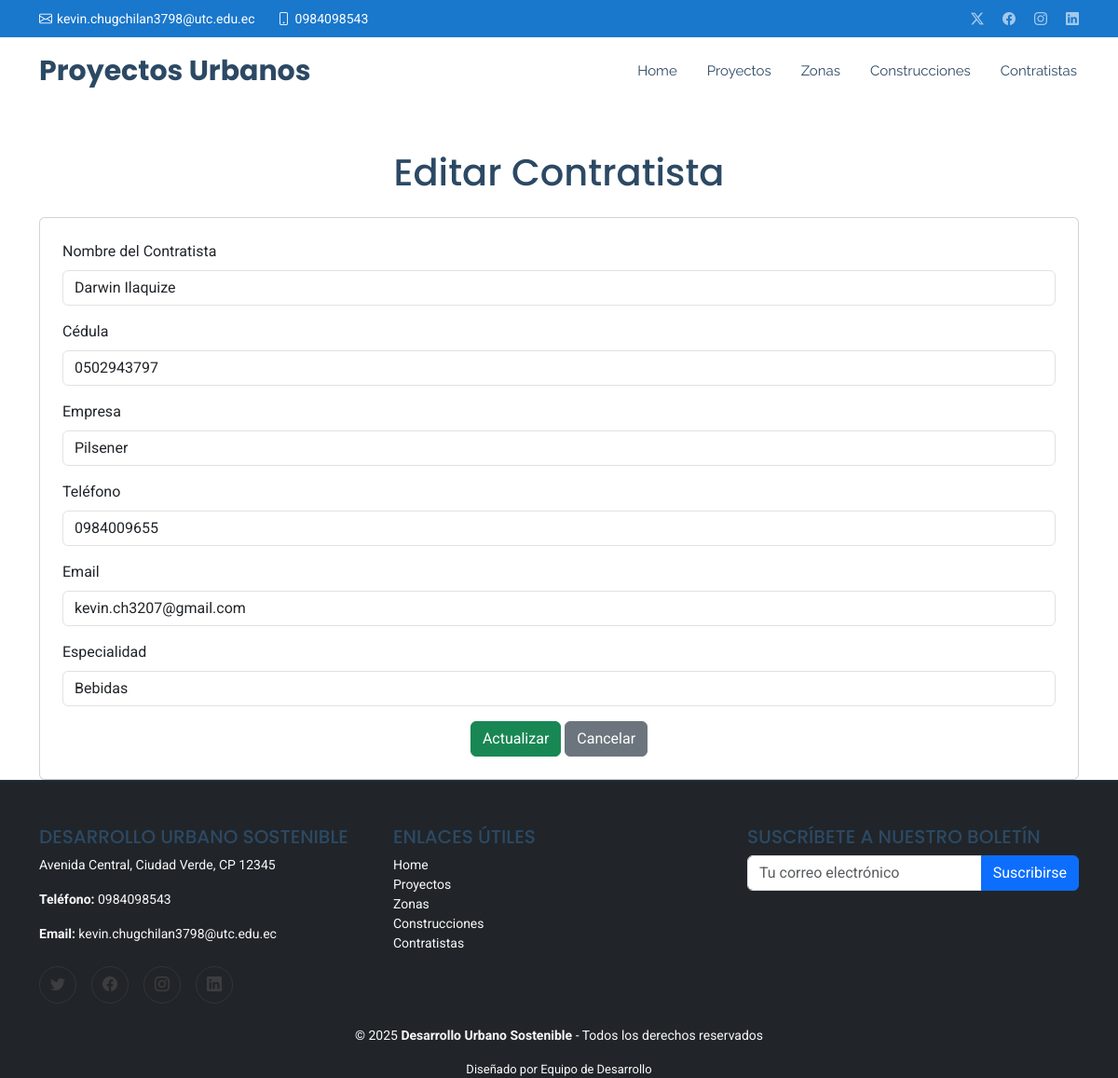
/EditarContratista/3, run on the app's committed database.
### Aplicaciones/Gestion_Proyectos_Urbanos/models.py (models this page shows, shortened)
class Contratista(models.Model):
    nombre = models.CharField(max_length=255)
    cedula = models.CharField(max_length=15, null=True)
    empresa = models.CharField(max_length=255, blank=True, null=True)
    telefono = models.CharField(max_length=15)
    email = models.EmailField()
    especialidad = models.CharField(max_length=255)

### Aplicaciones/Gestion_Proyectos_Urbanos/views.py (the view, shortened to what this page needs)
# urls.py: path('EditarContratista/<int:id>', views.editar_contratista, name='EditarContratista'),
def editar_contratista(request, id):
    contratista = get_object_or_404(Contratista, pk=id)
    return render(request, 'Contratistas/editar_contratista.html', {'contratista': contratista})

### Aplicaciones/Gestion_Proyectos_Urbanos/templates/Contratistas/editar_contratista.html (shortened to what this page needs)
{% extends 'base.html' %}
{% block content %}
<div class="container mt-5">
    <h1 class="text-center mb-4">Editar Contratista</h1>
    <div class="card p-4">
        <form action="{% url 'EditarContratista' contratista.id %}" method="post" id="form_editar_contratista">
            <div class="mb-3">
                <label for="nombre" class="form-label">Nombre del Contratista</label>
                <input type="text" class="form-control" id="nombre" name="nombre" value="{{ contratista.nombre }}">
            </div>
            <div class="mb-3">
                <label for="cedula" class="form-label">Cédula</label>
                <input type="text" class="form-control" id="cedula" name="cedula" value="{{ contratista.cedula }}" readonly>
            </div>
            <div class="mb-3">
                <label for="empresa" class="form-label">Empresa</label>
                <input type="text" class="form-control" id="empresa" name="empresa" value="{{ contratista.empresa }}">
            </div>
            <div class="mb-3">
                <label for="telefono" class="form-label">Teléfono</label>
                <input type="text" class="form-control" id="telefono" name="telefono" value="{{ contratista.telefono }}">
            </div>
            <div class="mb-3">
                <label for="email" class="form-label">Email</label>
                <input type="email" class="form-control" id="email" name="email" value="{{ contratista.email }}">
            </div>
            <div class="mb-3">
                <label for="especialidad" class="form-label">Especialidad</label>
                <input type="text" class="form-control" id="especialidad" name="especialidad" value="{{ contratista.especialidad }}">
            </div>
            <div class="text-center">
                <button type="submit" class="btn btn-success">Actualizar</button>
                <a href="{% url 'VerContratistas' %}" class="btn btn-secondary">Cancelar</a>
            </div>
        </form>
    </div>
</div>
{% endblock %}

### Desarrollo_Urbano_Sostenible/static/plantillas/assets/css/main.css (style rules this page uses)
:root { --default-font: "Roboto", system-ui, -apple-system, "Segoe UI", Roboto, "Helvetica Neue", Arial, "Noto Sans", "Liberation Sans", sans-serif, "Apple Color Emoji", "Segoe UI Emoji", "Segoe UI Symbol", "Noto Color Emoji"; --heading-font: "Poppins", sans-serif; --nav-font: "Raleway", sans-serif; }
:root { --background-color: #ffffff; --default-color: #444444; --heading-color: #2c4964; --accent-color: #1977cc; --surface-color: #ffffff; --contrast-color: #ffffff; }
:root { --nav-color: #2c4964; --nav-hover-color: #1977cc; --nav-mobile-background-color: #ffffff; --nav-dropdown-background-color: #ffffff; --nav-dropdown-color: #2c4964; --nav-dropdown-hover-color: #1977cc; }
:root { scroll-behavior: smooth; }
body { color: var(--default-color); background-color: var(--background-color); font-family: var(--default-font); }
a { color: var(--accent-color); text-decoration: none; transition: 0.3s; }
h1, h2, h3, h4, h5, h6 { color: var(--heading-color); font-family: var(--heading-font); }

### data on the page
Contratista: nombre "Darwin Ilaquize", cedula "0502943797", empresa "Pilsener", telefono "0984009655", email "kevin.ch3207@gmail.com", especialidad "Bebidas"
